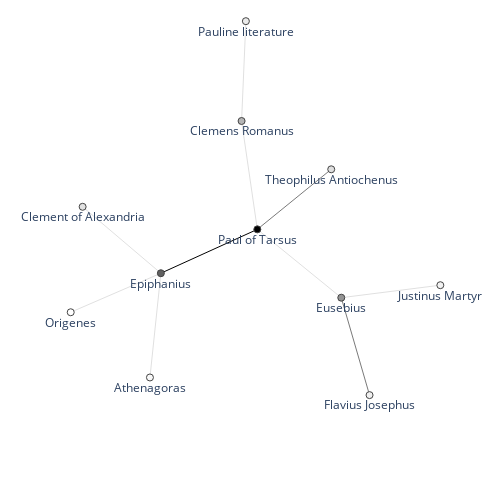

The notebook cell saved with this chart:
### Code cell
fig = textnet.draw_2d_network(G_paul)
fig.show()

### Figure 1 — Plotly figure (JSON) as saved in the notebook; plotly's stock layout.template omitted (floating-point values rounded to 4 significant figures)
{"data": [{"line": {"color": "#000000", "width": 1}, "mode": "lines", "type": "scatter", "x": [0.05934, -0.3928, null], "y": [0.06744, -0.129, null]}, {"line": {"color": "#404040", "width": 0.7}, "mode": "lines", "type": "scatter", "x": [0.05934, 0.4057, null, 0.4529, 0.5854, null], "y": [0.06744, 0.3364, null, -0.2386, -0.675, null]}, {"line": {"color": "#C0C0C0", "width": 0.5}, "mode": "lines", "type": "scatter", "x": [0.05934, -0.01442, null, 0.05934, 0.4529, null, -0.01442, 0.005693, null, 0.4529, 0.9172, null, -0.3928, -0.444, null, -0.3928, -0.8154, null, -0.3928, -0.7595, null], "y": [0.06744, 0.5528, null, 0.06744, -0.2386, null, 0.5528, 1, null, -0.2386, -0.1827, null, -0.129, -0.596, null, -0.129, -0.3038, null, -0.129, 0.1685, null]}, {"hoverinfo": "text", "hovertext": ["4", "2", "1", "3", "4", "1", "1", "1", "1", "1", "1"], "marker": {"color": [73, 34, 22, 41, 53, 18, 21, 8, 16, 15, 11], "colorbar": {"thickness": 15, "title": {"side": "right", "text": "degree"}, "xanchor": "left"}, "colorscale": [[0, "rgb(255,255,255)"], [0.125, "rgb(240,240,240)"], [0.25, "rgb(217,217,217)"], [0.375, "rgb(189,189,189)"], [0.5, "rgb(150,150,150)"], [0.625, "rgb(115,115,115)"], [0.75, "rgb(82,82,82)"], [0.875, "rgb(37,37,37)"], [1, "rgb(0,0,0)"]], "line": {"width": 1}, "showscale": false, "size": 7}, "mode": "markers+text", "text": ["Paul of Tarsus", "Clemens Romanus", "Theophilus Antiochenus", "Eusebius", "Epiphanius", "Pauline literature", "Clement of Alexandria", "Origenes", "Flavius Josephus", "Justinus Martyr", "Athenagoras"], "textposition": "bottom center", "type": "scatter", "x": [0.05934, -0.01442, 0.4057, 0.4529, -0.3928, 0.005693, -0.7595, -0.8154, 0.5854, 0.9172, -0.444], "y": [0.06744, 0.5528, 0.3364, -0.2386, -0.129, 1, 0.1685, -0.3038, -0.675, -0.1827, -0.596]}, {"hoverinfo": "text", "marker": {"opacity": 0}, "mode": "markers", "opacity": 0, "text": ["2", "3", "2", "4", "2", "2", "3", "2", "2", "2"], "type": "scatter", "x": [0.02246, 0.2325, 0.2561, -0.1667, -0.004366, 0.685, 0.5191, -0.4184, -0.6041, -0.5762], "y": [0.3101, 0.2019, -0.08558, -0.03078, 0.7764, -0.2106, -0.4568, -0.3625, -0.2164, 0.01972]}], "layout": {"autosize": false, "height": 500, "hovermode": "closest", "margin": {"b": 10, "l": 10, "r": 10, "t": 10}, "plot_bgcolor": "rgba(0,0,0,0)", "showlegend": false, "title": {"font": {"size": 16}}, "width": 500, "xaxis": {"range": [-1.1, 1.15], "showgrid": false, "showticklabels": false, "zeroline": false}, "yaxis": {"range": [-1.1, 1.05], "showgrid": false, "showticklabels": false, "zeroline": false}}}
